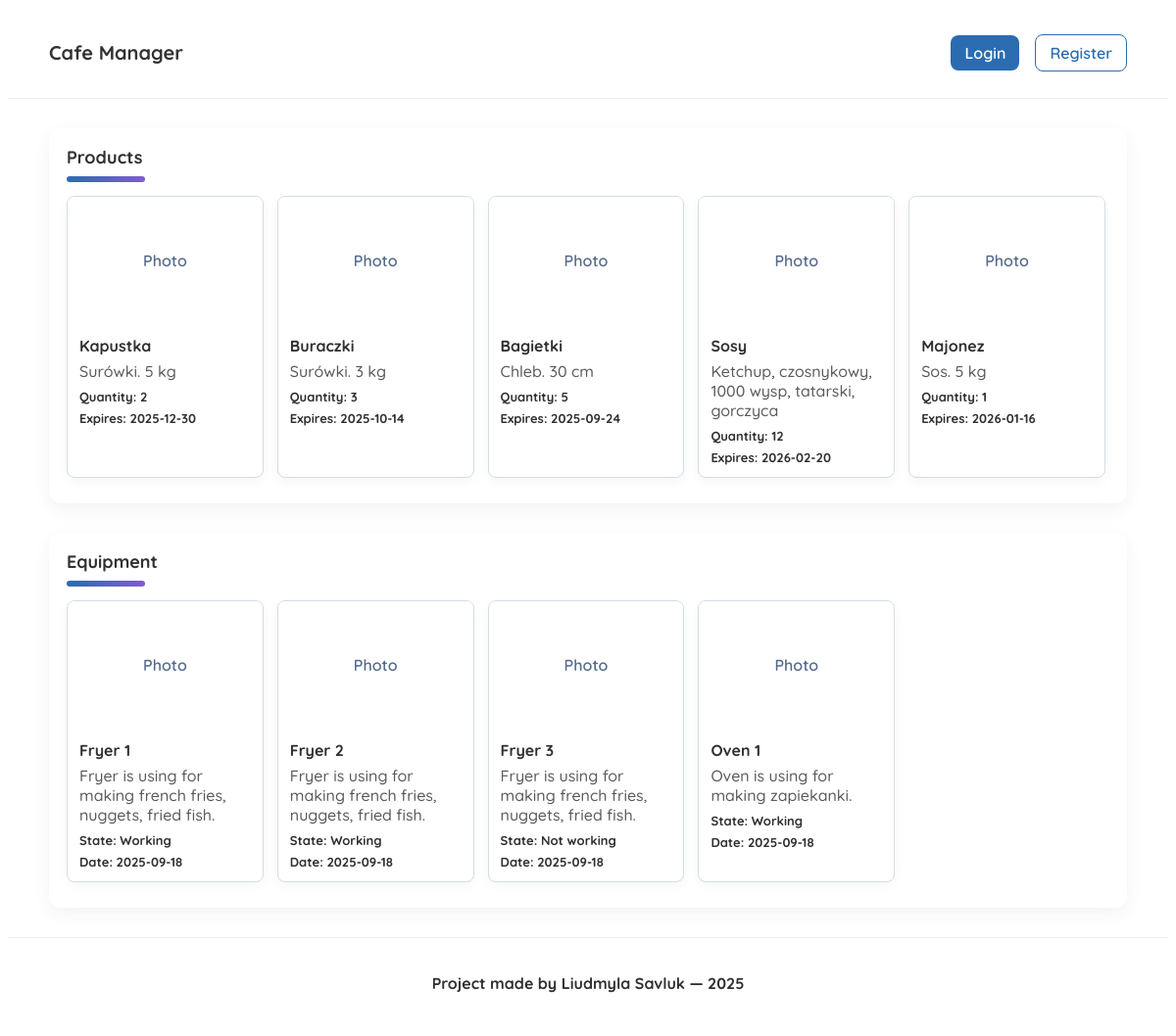
The page /cafe/ on the database as committed earlier.
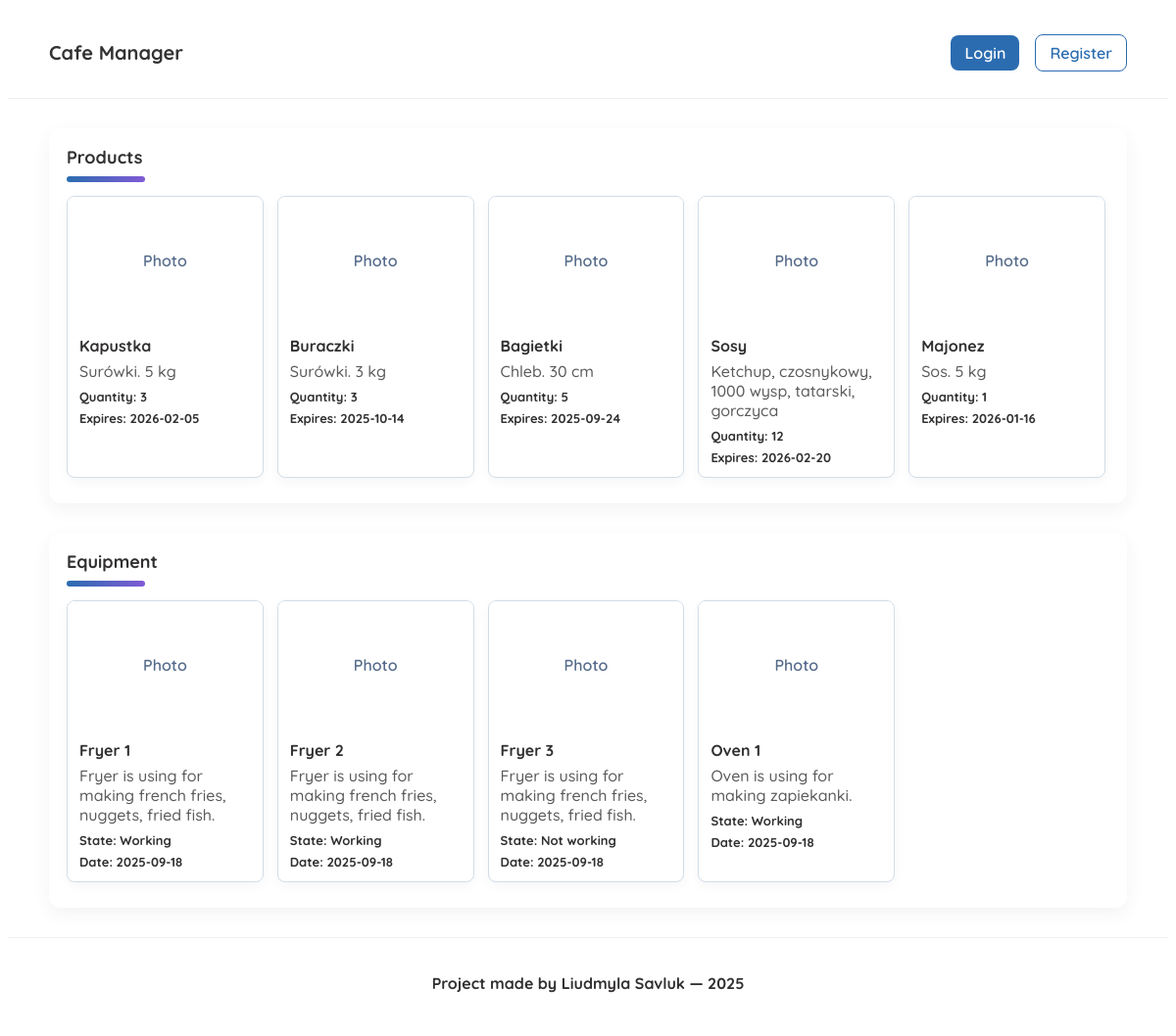
The same page on the database as committed later.
### Cafe/models.py (models this page shows, shortened)
class Product(models.Model):
    name = models.CharField(max_length=255)
    description = models.TextField()
    quantity = models.PositiveIntegerField()
    expiration_date = models.DateTimeField()
    owner = models.ForeignKey(settings.AUTH_USER_MODEL, on_delete=models.SET_NULL, null=True, blank=True, related_name='products')
    last_modified_by = models.ForeignKey(settings.AUTH_USER_MODEL, on_delete=models.SET_NULL, null=True, blank=True, related_name='products_modified')
    last_modified_date = models.DateTimeField(auto_now=True)
    image = models.ImageField(upload_to='products/', null=True, blank=True)

### Cafe/views.py (the view)
# urls.py: path('', views.home, name='home'),
def home(request):
    products = Product.objects.all()
    equipments = Equipment.objects.all()
    data = {
        'products': products,
        'equipments': equipments
    }
    return render(request, "home.html", data)

### Cafe/templates/home.html (shortened to what this page needs)
<!DOCTYPE html>
<html lang="en">
<head>
    {% load static %}
    <link rel="stylesheet" href="{% static 'css/style.css' %}?v=4">
</head>
<body>
    <header class="site-header">
        <div class="container header-inner">
            <h1 class="logo">Cafe Manager</h1>
            <nav class="header-actions">
                {% if request.user.is_authenticated %}
                    <span class="greeting">Hello, {{ request.user.username }}!</span>
                    <a class="btn btn-outline" href="/cafe/logout/">Logout</a>
                {% else %}
                    <a class="btn" href="/cafe/login/">Login</a>
                    <a class="btn btn-outline" href="/cafe/register/">Register</a>
                {% endif %}
            </nav>
        </div>
    </header>
    <main class="container main-grid">
        <section class="panel products">
            <h2 class="panel-title">Products</h2>
            <div class="separator"></div>
            <div class="cards">
                {% for product in products %}
                <article class="card">
                    <div class="card-media">
                        {% if product.image %}
                            <img src="{{ product.image.url }}" alt="{{ product.name }}" style="width:100%; height:100%; object-fit:cover;" />
                        {% else %}
                            Photo
                        {% endif %}
                    </div>
                    <div class="card-body">
                        <h3 class="card-title">{{ product.name }}</h3>
                        <p class="card-desc">{{ product.description }}</p>
                        <div class="card-meta">
                            <span>Quantity: {{ product.quantity }}</span>
                            <span>Expires: {{ product.expiration_date|date:"Y-m-d" }}</span>
                        </div>
                    </div>
                </article>
                {% empty %}
                <p>No Products Available</p>
                {% endfor %}
            </div>
        </section>
        <section class="panel equipments">
            <h2 class="panel-title">Equipment</h2>
            <div class="separator"></div>
            <div class="cards">
                {% for equip in equipments %}
                <article class="card">
                    <div class="card-media">
                        {% if equip.image %}
                            <img src="{{ equip.image.url }}" alt="{{ equip.name }}" style="width:100%; height:100%; object-fit:cover;" />
                        {% else %}
                            Photo
                        {% endif %}
                    </div>
                    <div class="card-body">
                        <h3 class="card-title">{{ equip.name }}</h3>
                        <p class="card-desc">{{ equip.description }}</p>
                        <div class="card-meta">
                            <span>State: {{ equip.state.name }}</span>
                            <span>Date: {{ equip.date|date:"Y-m-d" }}</span>
                        </div>
                    </div>
                </article>
                {% empty %}
                <p>No Equipment Available</p>
                {% endfor %}
            </div>
        </section>
    </main>
    <footer class="site-footer">
        <div class="container footer-inner">
            <p>Project made by Liudmyla Savluk — 2025</p>
        </div>
    </footer>
</body>
</html>

Rows that differ between the two databases and show on the page:
changed Product "Kapustka": quantity "2" → "3"; expiration_date "2025-12-30" → "2026-02-05"
